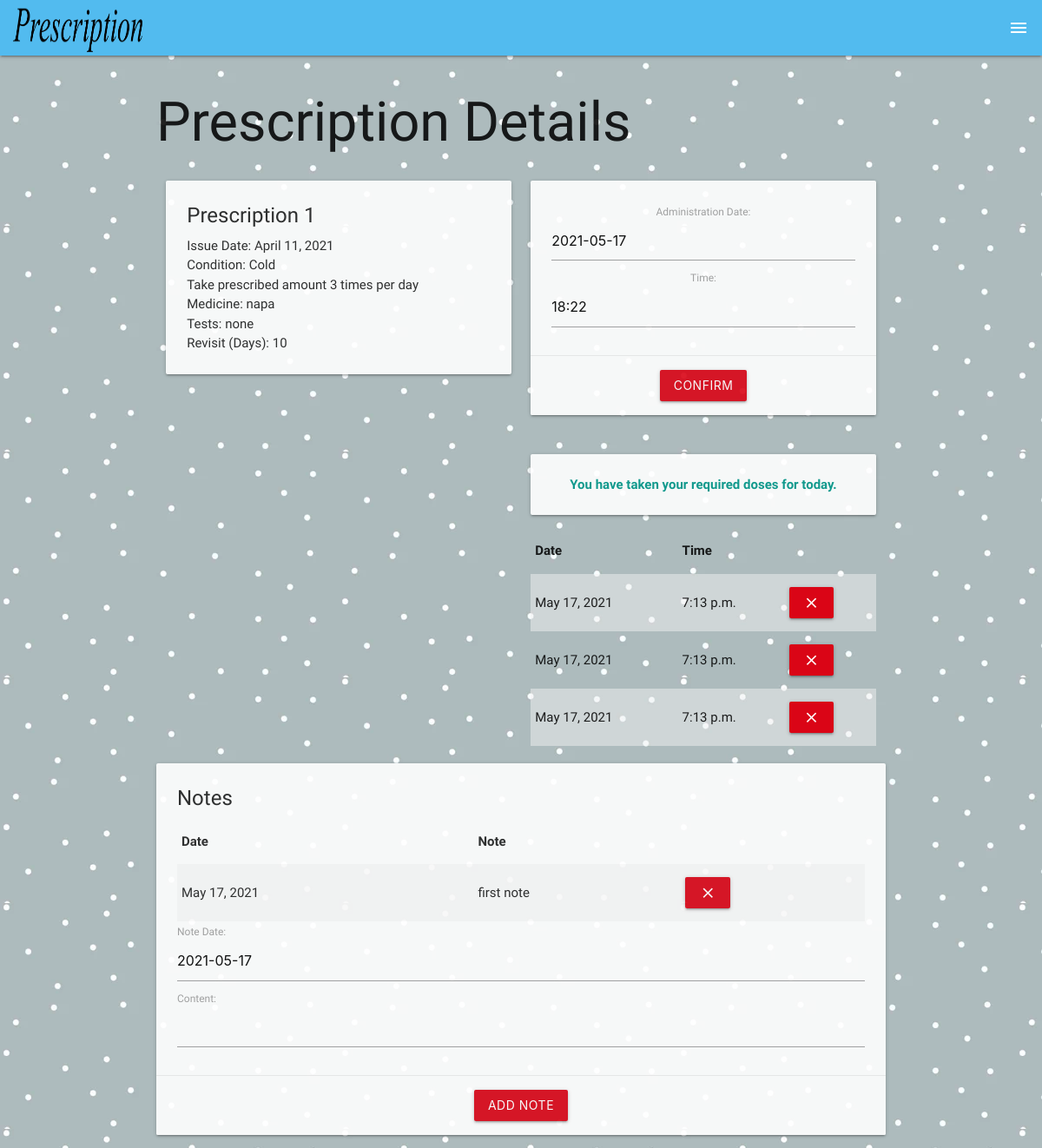
/prescriptions/1/ (signed in), run on an earlier commit of the app's database.
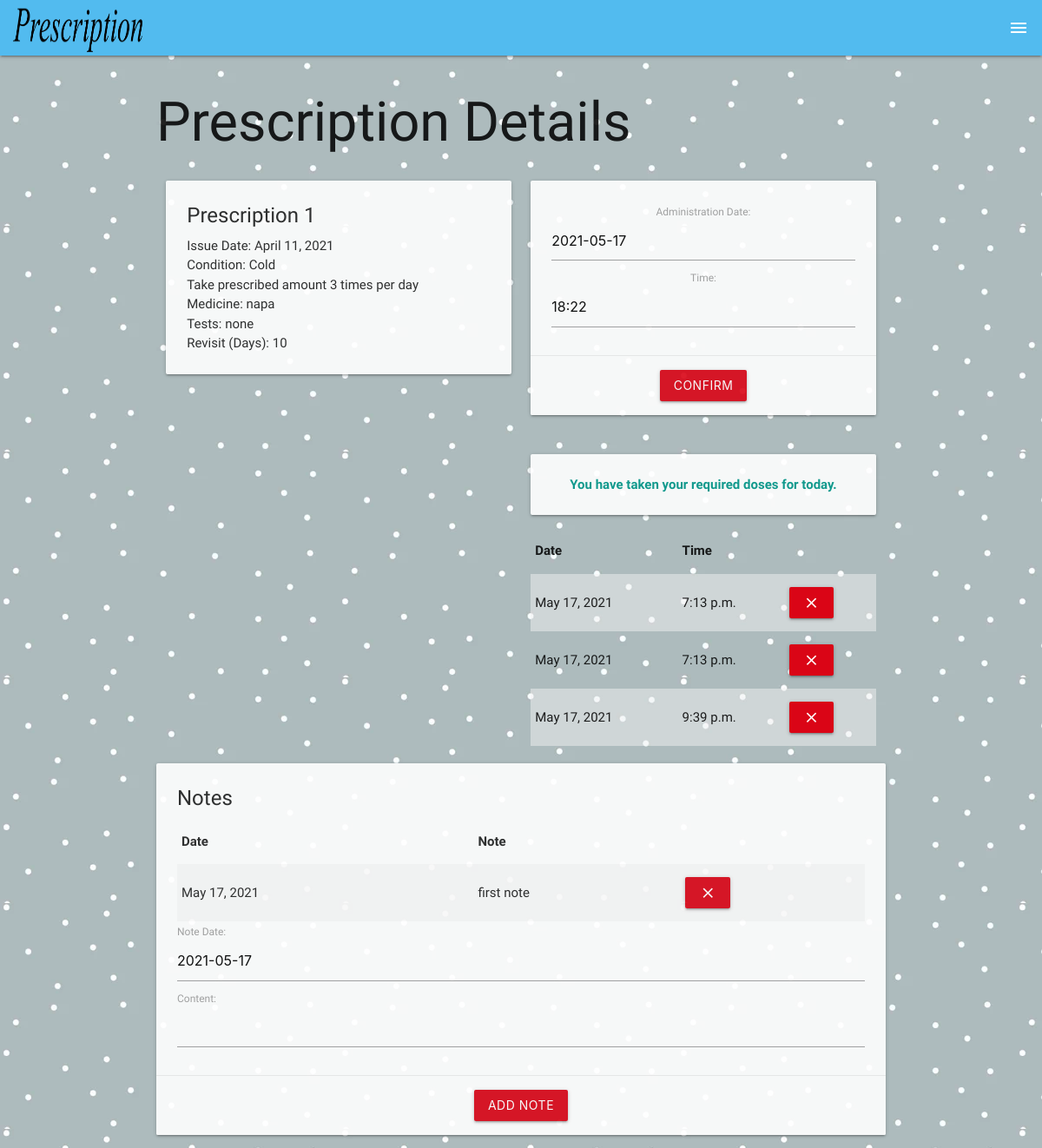
And on a later commit of the database.
### main_app/models.py (models this page shows, shortened)
class Dosing(models.Model):
    date = models.DateField('Administration Date')
    time = models.TimeField()
    prescription = models.ForeignKey(Prescription, on_delete=models.CASCADE)
    class Meta:
        ordering = ['-date']

class Note(models.Model):
    date = models.DateField('Note Date')
    content = models.CharField(max_length=250)
    prescription = models.ForeignKey(Prescription, on_delete=models.CASCADE)
    class Meta:
        ordering = ['-date']

### main_app/views.py (the view)
# urls.py: path('prescriptions/<int:prescription_id>/', views.prescriptions_detail, name='detail'),
@login_required
def prescriptions_detail(request, prescription_id):
    prescription = Prescription.objects.get(id=prescription_id)
    dosing_form = DosingForm()
    note_form = NoteForm()
    return render(request, 'prescriptions/detail.html',
                  {'prescription': prescription, 'dosing_form': dosing_form, 'note_form': note_form})

### main_app/forms.py
class DosingForm(ModelForm):
    date = forms.DateField(label="Administration Date", widget=forms.TextInput(attrs={'id': 'dose_date'}))
    class Meta:
        model = Dosing
        fields = ['date', 'time']

class NoteForm(ModelForm):
    date = forms.DateField(label="Note Date", widget=forms.TextInput(attrs={'id': 'note_date'}))
    class Meta:
        model = Note
        fields = ['date', 'content']

### main_app/models.py (called while the page is built)
    def times_taken(self):
        format = "%Y-%m-%d"
        now_utc = datetime.now(timezone('UTC'))
        now_wc = now_utc.astimezone(timezone('US/Pacific'))
        return self.times_per_day - self.dosing_set.filter(date=now_wc.strftime(format)).count()

### main_app/templates/prescriptions/detail.html (shortened to what the changed rows need)
{% extends 'base.html' %}
{% block content %}
    <h1>Prescription Details</h1>
    <div class="row">
        <div class="col s6 center-align">
            <br/>
            <table class="striped">
                <thead>
                <tr>
                    <th>Date</th>
                    <th>Time</th>
                </tr>
                </thead>
                <tbody>
                {% for dosing in prescription.dosing_set.all %}
                    <tr>
                        <td>{{ dosing.date }}</td>
                        <td>{{ dosing.time }}</td>
                        <td>
                            <form action="{% url 'remove_dosing' prescription.id dosing.id %}" method="POST">
                                <button class="btn" type="submit">
                                    <i class="small material-icons">close</i>
                                </button>
                            </form>
                        </td>
                    </tr>
                {% endfor %}
                </tbody>
            </table>
        </div>
    </div>
    <div class="card">
        <div class="card-content">
            <table class="striped">
                <thead>
                <tr>
                    <th>Date</th>
                    <th>Note</th>
                </tr>
                </thead>
                {% for note in prescription.note_set.all %}
                    <tbody>
                    <tr>
                        <td>{{ note.date }}</td>
                        <td>{{ note.content }}</td>
                        <td>
                            <form action="{% url 'remove_note' prescription.id note.id %}" method="POST">
                                <button class="btn" type="submit">
                                    <i class="small material-icons">close</i>
                                </button>
                            </form>
                        </td>
                    </tr>
                    </tbody>
                {% endfor %}
            </table>
        </div>
    </div>
{% endblock %}

What changed in the data, as far as the page shows it:
removed Dosing: date "May 17, 2021", time "7:13 p.m."
added Dosing: date "May 17, 2021", time "9:39 p.m."
